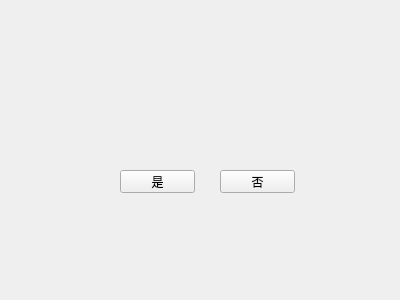
<?xml version="1.0" encoding="UTF-8"?>
<ui version="4.0">
 <class>Form</class>
 <widget class="QWidget" name="Form">
  <property name="geometry">
   <rect>
    <x>0</x>
    <y>0</y>
    <width>400</width>
    <height>300</height>
   </rect>
  </property>
  <property name="windowTitle">
   <string>Form</string>
  </property>
  <widget class="QPushButton" name="pushButton">
   <property name="geometry">
    <rect>
     <x>120</x>
     <y>170</y>
     <width>75</width>
     <height>23</height>
    </rect>
   </property>
   <property name="text">
    <string>是</string>
   </property>
  </widget>
  <widget class="QPushButton" name="pushButton_2">
   <property name="geometry">
    <rect>
     <x>220</x>
     <y>170</y>
     <width>75</width>
     <height>23</height>
    </rect>
   </property>
   <property name="text">
    <string>否</string>
   </property>
  </widget>
 </widget>
 <resources/>
 <connections/>
</ui>
